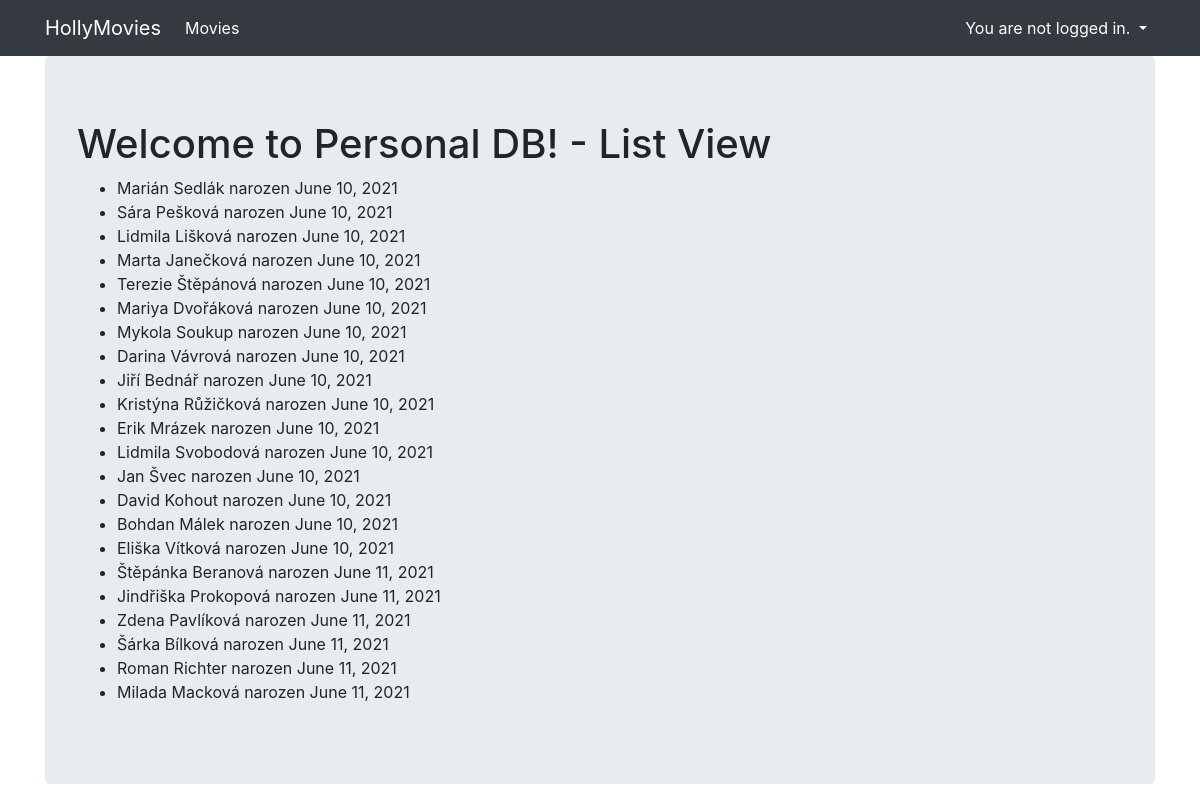
Page /list/ on the committed database.
### person_creator/models.py (models this page shows, shortened)
class Person(Model):
    firstname = CharField(max_length=30, default=None)
    surname = CharField(max_length=30, default=None)
    gender = BooleanField(default=None)
    birthdate = DateField(default=None)
    city = CharField(max_length=50, default=None)
    street = CharField(max_length=50, default=None)
    house_no = IntegerField(default=None)
    plz = IntegerField(default=None)

### person_creator/views.py (the view)
# urls.py: path('list/', PeopleListView.as_view(), name='people_list2')
class PeopleListView(ListView):
  template_name = 'person_list_2.html'
  model = Person

### person_creator/templates/person_list_2.html
{% extends "base.html" %}
{% block content %}
  <h1>Welcome to Personal DB! - List View</h1>
  <ul>
    {% for human in object_list %}
      <li>
        {{human.firstname}} {{human.surname}} narozen {{human.birthdate}}
      </li>
    {% endfor %}
  </ul>
{% endblock %}

### rows in the picture
Person: firstname "Marián", surname "Sedlák", birthdate "June 10, 2021"
Person: firstname "Sára", surname "Pešková", birthdate "June 10, 2021"
Person: firstname "Lidmila", surname "Lišková", birthdate "June 10, 2021"
Person: firstname "Marta", surname "Janečková", birthdate "June 10, 2021"
Person: firstname "Terezie", surname "Štěpánová", birthdate "June 10, 2021"
Person: firstname "Mariya", surname "Dvořáková", birthdate "June 10, 2021"
Person: firstname "Mykola", surname "Soukup", birthdate "June 10, 2021"
Person: firstname "Darina", surname "Vávrová", birthdate "June 10, 2021"
Person: firstname "Jiří", surname "Bednář", birthdate "June 10, 2021"
Person: firstname "Kristýna", surname "Růžičková", birthdate "June 10, 2021"
Person: firstname "Erik", surname "Mrázek", birthdate "June 10, 2021"
Person: firstname "Lidmila", surname "Svobodová", birthdate "June 10, 2021"
Person: firstname "Jan", surname "Švec", birthdate "June 10, 2021"
Person: firstname "David", surname "Kohout", birthdate "June 10, 2021"
Person: firstname "Bohdan", surname "Málek", birthdate "June 10, 2021"
Person: firstname "Eliška", surname "Vítková", birthdate "June 10, 2021"
Person: firstname "Štěpánka", surname "Beranová", birthdate "June 11, 2021"
Person: firstname "Jindřiška", surname "Prokopová", birthdate "June 11, 2021"
Person: firstname "Zdena", surname "Pavlíková", birthdate "June 11, 2021"
Person: firstname "Šárka", surname "Bílková", birthdate "June 11, 2021"
Person: firstname "Roman", surname "Richter", birthdate "June 11, 2021"
Person: firstname "Milada", surname "Macková", birthdate "June 11, 2021"
